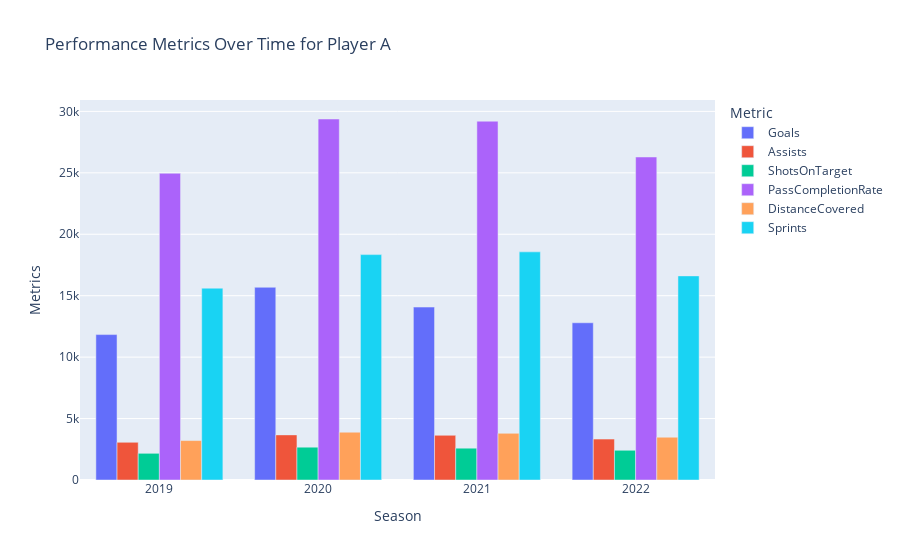

Source (notebook cell):
### Code cell
import pandas as pd
import matplotlib.pyplot as plt
import plotly.express as px

# Load data from CSV file
df = pd.read_csv("cleaned_sports_dataset.csv")


# Check if 'Season' column exists and convert it to integer
if 'Season' in df.columns:
    df['Season'] = df['Season'].astype(int)

# Group by team and sum goals
team_goals = df.groupby("Team")['Goals'].sum().sort_values(ascending=False)

# Identify the team with the highest number of goals
top_team = team_goals.index[0]
print(f"Team with the most goals: {top_team}")

# Filter data for the top team
top_team_data = df[df["Team"] == top_team]

# Identify the top goal scorer
top_scorer = top_team_data.groupby("Player")["Goals"].sum().idxmax()
print(f"Top goal scorer in {top_team}: {top_scorer}")

# Filter data for the top scorer
top_scorer_data = top_team_data[top_team_data["Player"] == top_scorer]

# Analyze top scorer's performance metrics over time
performance_metrics = ['Goals', 'Assists', 'ShotsOnTarget', 'PassCompletionRate', 'DistanceCovered', 'Sprints']
top_scorer_performance = top_scorer_data.groupby('Season')[performance_metrics].sum().reset_index()

# Plot performance metrics over time as a bar plot using Plotly
# Convert to long format for easier plotting with Plotly
top_scorer_performance_long = top_scorer_performance.melt(id_vars='Season', value_vars=performance_metrics,
                                                          var_name='Metric', value_name='Value')

fig = px.bar(top_scorer_performance_long, x='Season', y='Value', color='Metric', barmode='group',
             title=f"Performance Metrics Over Time for {top_scorer}", labels={'Value': 'Metrics', 'Season': 'Season'})

fig.show()

### Figure 1 — Plotly figure (JSON) as saved in the notebook; plotly's stock layout.template omitted (floating-point values rounded to 4 significant figures)
{"data": [{"alignmentgroup": "True", "hovertemplate": "Metric=Goals<br>Season=%{x}<br>Metrics=%{y}<extra></extra>", "legendgroup": "Goals", "marker": {"color": "#636efa", "pattern": {"shape": ""}}, "name": "Goals", "offsetgroup": "Goals", "orientation": "v", "showlegend": true, "textposition": "auto", "type": "bar", "x": [2019, 2020, 2021, 2022], "xaxis": "x", "y": [11830.0, 15690.0, 14070.0, 12797], "yaxis": "y"}, {"alignmentgroup": "True", "hovertemplate": "Metric=Assists<br>Season=%{x}<br>Metrics=%{y}<extra></extra>", "legendgroup": "Assists", "marker": {"color": "#EF553B", "pattern": {"shape": ""}}, "name": "Assists", "offsetgroup": "Assists", "orientation": "v", "showlegend": true, "textposition": "auto", "type": "bar", "x": [2019, 2020, 2021, 2022], "xaxis": "x", "y": [3070, 3672, 3637, 3334], "yaxis": "y"}, {"alignmentgroup": "True", "hovertemplate": "Metric=ShotsOnTarget<br>Season=%{x}<br>Metrics=%{y}<extra></extra>", "legendgroup": "ShotsOnTarget", "marker": {"color": "#00cc96", "pattern": {"shape": ""}}, "name": "ShotsOnTarget", "offsetgroup": "ShotsOnTarget", "orientation": "v", "showlegend": true, "textposition": "auto", "type": "bar", "x": [2019, 2020, 2021, 2022], "xaxis": "x", "y": [2172, 2669, 2588, 2420], "yaxis": "y"}, {"alignmentgroup": "True", "hovertemplate": "Metric=PassCompletionRate<br>Season=%{x}<br>Metrics=%{y}<extra></extra>", "legendgroup": "PassCompletionRate", "marker": {"color": "#ab63fa", "pattern": {"shape": ""}}, "name": "PassCompletionRate", "offsetgroup": "PassCompletionRate", "orientation": "v", "showlegend": true, "textposition": "auto", "type": "bar", "x": [2019, 2020, 2021, 2022], "xaxis": "x", "y": [24970.0, 29380.0, 29200.0, 26290.0], "yaxis": "y"}, {"alignmentgroup": "True", "hovertemplate": "Metric=DistanceCovered<br>Season=%{x}<br>Metrics=%{y}<extra></extra>", "legendgroup": "DistanceCovered", "marker": {"color": "#FFA15A", "pattern": {"shape": ""}}, "name": "DistanceCovered", "offsetgroup": "DistanceCovered", "orientation": "v", "showlegend": true, "textposition": "auto", "type": "bar", "x": [2019, 2020, 2021, 2022], "xaxis": "x", "y": [3210.0, 3890.0, 3798.0, 3482.0], "yaxis": "y"}, {"alignmentgroup": "True", "hovertemplate": "Metric=Sprints<br>Season=%{x}<br>Metrics=%{y}<extra></extra>", "legendgroup": "Sprints", "marker": {"color": "#19d3f3", "pattern": {"shape": ""}}, "name": "Sprints", "offsetgroup": "Sprints", "orientation": "v", "showlegend": true, "textposition": "auto", "type": "bar", "x": [2019, 2020, 2021, 2022], "xaxis": "x", "y": [15613, 18344, 18568, 16612], "yaxis": "y"}], "layout": {"barmode": "group", "legend": {"title": {"text": "Metric"}, "tracegroupgap": 0}, "title": {"text": "Performance Metrics Over Time for Player A"}, "xaxis": {"anchor": "y", "domain": [0, 1], "title": {"text": "Season"}}, "yaxis": {"anchor": "x", "domain": [0, 1], "title": {"text": "Metrics"}}}}
